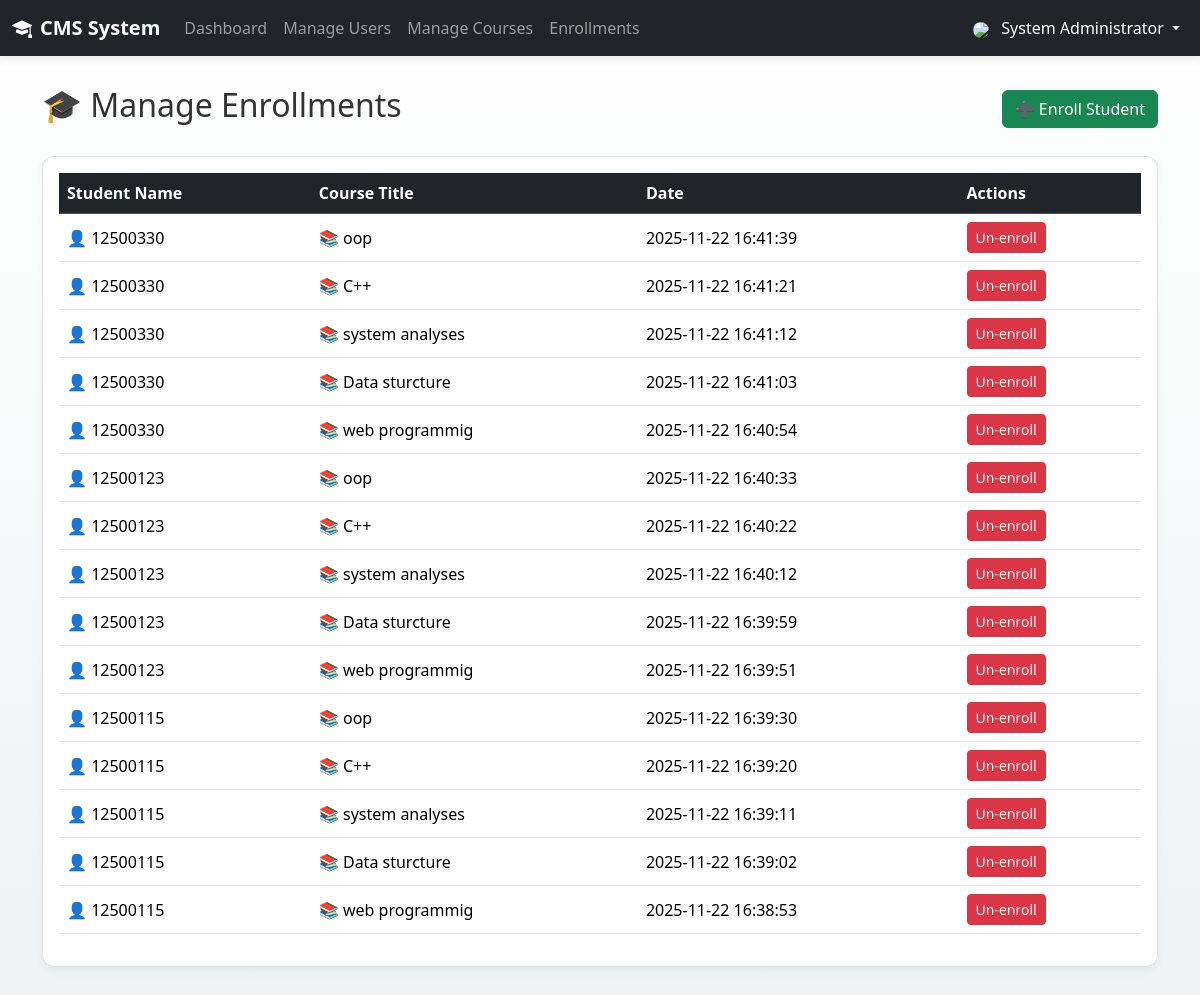
The page /enrollments.php (signed in) on the database its author committed.
### tables this page shows
CREATE TABLE `enrollments` (
  `student_id` int(11) NOT NULL DEFAULT current_timestamp(),
  `course_id` int(11) NOT NULL,
  `enrollment_date` timestamp NOT NULL DEFAULT current_timestamp() ON UPDATE current_timestamp()
);

CREATE TABLE `users` (
  `id` int(11) NOT NULL,
  `username` varchar(100) NOT NULL,
  `full_name` varchar(255) DEFAULT NULL,
  `student_code` varchar(50) DEFAULT NULL,
  `password` varchar(255) NOT NULL,
  `role` enum('admin','instructor','student') NOT NULL
);

CREATE TABLE `courses` (
  `id` int(11) NOT NULL,
  `course_code` varchar(10) NOT NULL,
  `title` varchar(255) NOT NULL,
  `description` text NOT NULL,
  `level` tinyint(2) NOT NULL DEFAULT 1,
  `semester` tinyint(2) NOT NULL DEFAULT 1,
  `instructor_id` int(11) NOT NULL
);

### enrollments.php (the view, shortened to what this page needs)
<?php
include 'includes/header.php';
$sql = "SELECT enrollments.enrollment_date,
               users.username AS student_name, users.id AS student_id,
               courses.title AS course_name, courses.id AS course_id
        FROM enrollments
        JOIN users ON enrollments.student_id = users.id
        JOIN courses ON enrollments.course_id = courses.id
        ORDER BY enrollments.enrollment_date DESC";
$result = $conn->query($sql);
?>
<div class="d-flex justify-content-between align-items-center mb-4">
    <h2>🎓 Manage Enrollments</h2>
    <a href="add_enrollment.php" class="btn btn-success">➕ Enroll Student</a>
</div>
<div class="card card-custom">
    <div class="card-body">
        <div class="table-responsive">
            <table class="table table-hover align-middle">
                <thead class="table-dark">
                    <tr>
                        <th>Student Name</th>
                        <th>Course Title</th>
                        <th>Date</th>
                        <th>Actions</th>
                    </tr>
                </thead>
                <tbody>
                    <?php if ($result && $result->num_rows > 0): ?>
                        <?php while($row = $result->fetch_assoc()): ?>
                        <tr>
                            <td>👤 <?php echo htmlspecialchars($row['student_name']); ?></td>
                            <td>📚 <?php echo htmlspecialchars($row['course_name']); ?></td>
                            <td><?php echo $row['enrollment_date']; ?></td>
                            <td>
                                <a href="delete_enrollment.php?student_id=<?php echo $row['student_id']; ?>&course_id=<?php echo $row['course_id']; ?>"
                                   class="btn btn-sm btn-danger"
                                   onclick="return confirm('Are you sure you want to un-enroll this student?');">Un-enroll</a>
                            </td>
                        </tr>
                        <?php endwhile; ?>
                    <?php else: ?>
                        <tr><td colspan="4" class="text-center">No enrollments found.</td></tr>
                    <?php endif; ?>
                </tbody>
            </table>
        </div>
    </div>
</div>
<?php include 'includes/footer.php'; ?>

### includes/header.php (style rules this page uses)
body { font-family: 'Segoe UI', Tahoma, Geneva, Verdana, sans-serif; background-color: #f4f7f6; min-height: 100vh; color: #333; }
.card-custom { background: #ffffff; border: 1px solid #e0e0e0; border-radius: 12px; box-shadow: 0 4px 10px rgba(0,0,0,0.05); transition: transform 0.3s; }
a { text-decoration: none; }

### rows shown on the page
enrollments: student.username "12500330", course.title "oop", enrollment_date "2025-11-22 16:41:39"
enrollments: student.username "12500330", course.title "C++", enrollment_date "2025-11-22 16:41:21"
enrollments: student.username "12500330", course.title "system analyses", enrollment_date "2025-11-22 16:41:12"
enrollments: student.username "12500330", course.title "Data sturcture", enrollment_date "2025-11-22 16:41:03"
enrollments: student.username "12500330", course.title "web programmig", enrollment_date "2025-11-22 16:40:54"
enrollments: student.username "12500123", course.title "oop", enrollment_date "2025-11-22 16:40:33"
enrollments: student.username "12500123", course.title "C++", enrollment_date "2025-11-22 16:40:22"
enrollments: student.username "12500123", course.title "system analyses", enrollment_date "2025-11-22 16:40:12"
enrollments: student.username "12500123", course.title "Data sturcture", enrollment_date "2025-11-22 16:39:59"
enrollments: student.username "12500123", course.title "web programmig", enrollment_date "2025-11-22 16:39:51"
enrollments: student.username "12500115", course.title "oop", enrollment_date "2025-11-22 16:39:30"
enrollments: student.username "12500115", course.title "C++", enrollment_date "2025-11-22 16:39:20"
enrollments: student.username "12500115", course.title "system analyses", enrollment_date "2025-11-22 16:39:11"
enrollments: student.username "12500115", course.title "Data sturcture", enrollment_date "2025-11-22 16:39:02"
enrollments: student.username "12500115", course.title "web programmig", enrollment_date "2025-11-22 16:38:53"

### other values the page prints
$label "Dashboard"
$label "Manage Users"
$label "Manage Courses"
$label "Enrollments"
$display_name "System Administrator"
